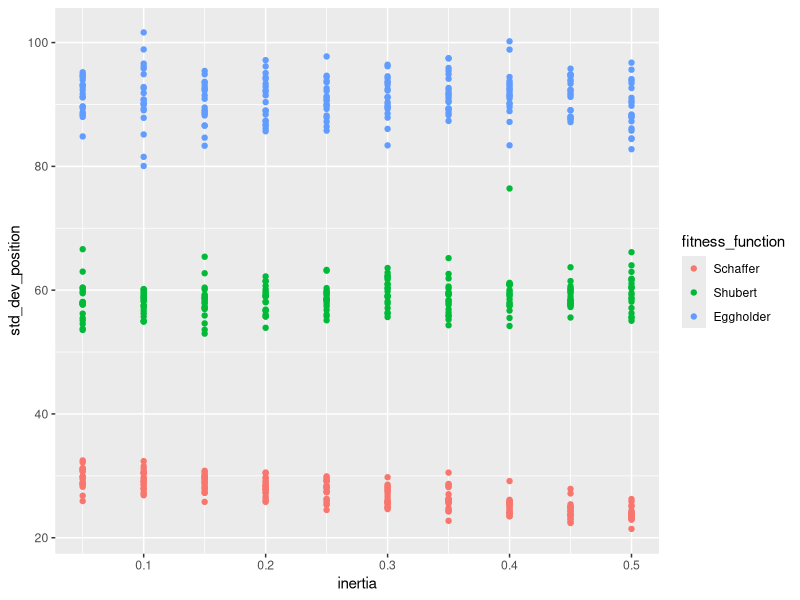
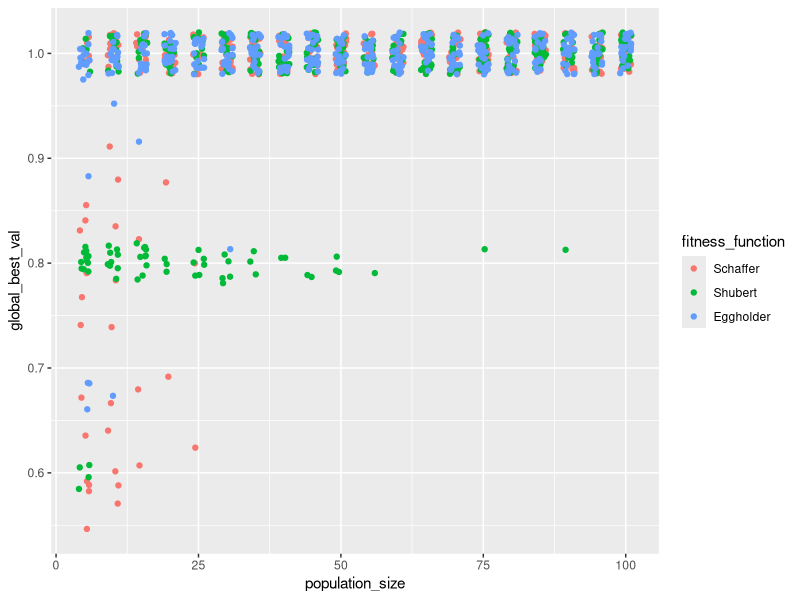

Write R code to recreate these figures, in order.
# Experiment 1: Inertia effect on dispersion
install.packages("tidyverse")
library(dplyr)
library(ggplot2)

install.packages("caret")
library(caret)


std_dev_position <- function(X, Y) {
  x_mean <- mean(X)
  y_mean <- mean(Y)
  n <- length(X)
  
  return(sqrt(1/n * sum((X - x_mean)^2 + (Y - y_mean)^2)))
}

## Schaffer
schaffer <- read.csv("netlogo_inertia_penalty_constraints_schaffer_coordinates.csv", 
                     header = FALSE, col.names = c("fitness_function", "run_nr", "inertia", "particle_nr", "x", "y"))

dispersion_schaffer <- schaffer %>% group_by(fitness_function, inertia, run_nr) %>% summarize(std_dev_position = std_dev_position(x,y)) 

lm_schaffer <- lm(std_dev_position ~ inertia, dispersion_schaffer)
summary(lm_schaffer)

## Shubert
shubert <- read.csv("netlogo_inertia_penalty_constraints_shubert_coordinates.csv", 
                     header = FALSE, col.names = c("fitness_function", "run_nr", "inertia", "particle_nr", "x", "y"))

dispersion_shubert <- shubert %>% group_by(fitness_function, inertia, run_nr) %>% summarize(std_dev_position = std_dev_position(x,y)) 

lm_shubert <- lm(std_dev_position ~ inertia, dispersion_shubert)
summary(lm_shubert)

## Eggholder
eggholder <- read.csv("netlogo_inertia_penalty_constraints_eggholder_coordinates.csv", 
                     header = FALSE, col.names = c("fitness_function", "run_nr", "inertia", "particle_nr", "x", "y"))

dispersion_eggholder <- eggholder %>% group_by(fitness_function, inertia, run_nr) %>% summarize(std_dev_position = std_dev_position(x,y)) 

lm_eggholder <- lm(std_dev_position ~ inertia, dispersion_eggholder)
summary(lm_eggholder)

## Together
dispersion_all <- bind_rows(dispersion_schaffer, dispersion_shubert, dispersion_eggholder)
dispersion_all$fitness_function <- factor(dispersion_all$fitness_function, 
                                          levels=c("Fitness function Schaffer", "Fitness function Shubert", "Fitness function Eggholder"),
                                          labels=c("Schaffer", "Shubert", "Eggholder"))

lm_all <- lm(std_dev_position ~ inertia + inertia:fitness_function, dispersion_all)
summary(lm_all)

ggplot(dispersion_all, aes(x=inertia, y=std_dev_position)) + 
  geom_point(aes(colour = fitness_function))


# Experiment 2: Effect of population-size on global-best-val

experiment2 <- read.csv("netlogo_population_size_best_vals.csv", 
                        header = FALSE, col.names = c("run_nr", "fitness_function", "population_size", "global_best_val"))

experiment2$fitness_function <- factor(experiment2$fitness_function, 
                                          levels=c("Fitness function Schaffer", "Fitness function Shubert", "Fitness function Eggholder"),
                                          labels=c("Schaffer", "Shubert", "Eggholder"))

lm_experiment2 <- lm(global_best_val ~ population_size, experiment2)
summary(lm_experiment2)

ggplot(experiment2, aes(x=population_size, y=global_best_val)) + 
  geom_point(aes(colour = fitness_function), position = position_jitter(width = 1, height = 0.02))
